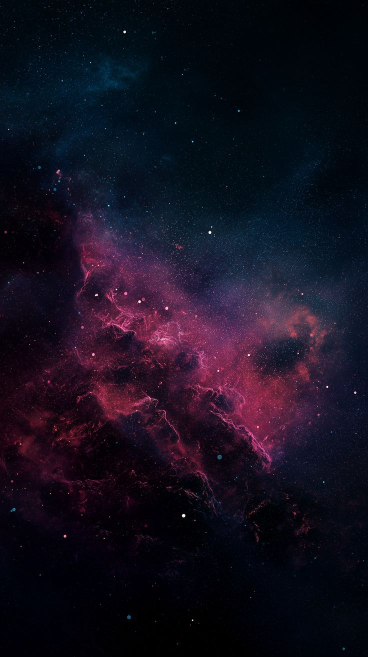
#> input picture art/sky/solara_source.jpg, 736 x 1313 px (shown at 1/2 size)
$ python make_strip.py ../../art/sky/solara_source.jpg ../../art/sky/vega_source.jpg ../../art/sky/vega_source.jpg
#> lines starting #> are read from the running program, lines starting #| are printed output that depends on the picture; after the words box and inside, x2 and y2 are one past the last pixel; in counts of white or black regions, pixels touching at a corner belong together
#!/usr/bin/env python3
"""Station room panorama: one 16:9 picture with the FRONT view on the top half and the BACK view on the bottom half
becomes one long strip [front | bridge | back | bridge] that the game scrolls around forever (scripts/rooms.gd).

The two views are separate paintings, so their edges never line up. Each join gets a BRIDGE, built the way a retoucher
would: 1) match the lighting of the two sides; 2) continue each side past its edge by MIRRORING it (a mirror image
always lines up with what it mirrors); 3) where the two mirrored continuations overlap, cut along the path where they
differ least and blend across it (fine detail blends over a few pixels, broad colour over a wide band).

usage: make_strip.py in.png out.jpg [top0 top1 bot0 bot1] [--preview joins.png]
       make_strip.py in.png out.jpg --single [--preview joins.png]     (one view, wraps onto itself)"""
import sys
import numpy as np
from PIL import Image
from scipy.ndimage import gaussian_filter, gaussian_filter1d

HH = 464        # height of the strip
BRIDGE = 160    # width of each bridge (the game knows this number: Rooms.BRIDGE)
RAMP, BAND = 360, 110

def match_light(left, right):
    """Ease the colour of both sides toward their shared average, row by row, over RAMP px."""
    l = gaussian_filter1d(left[:, -BAND:].mean(axis=1), 45, axis=0); r = gaussian_filter1d(right[:, :BAND].mean(axis=1), 45, axis=0)
    avg = (l + r) * 0.5
    gl = np.clip(avg / np.maximum(l, 8.0), 0.65, 1.5)[:, None, :]; gr = np.clip(avg / np.maximum(r, 8.0), 0.65, 1.5)[:, None, :]
    k = (np.arange(RAMP) / RAMP)[None, :, None] ** 2
    left = left.copy(); right = right.copy()
    left[:, -RAMP:] *= 1 + (gl - 1) * k
    right[:, :RAMP] *= 1 + (gr - 1) * k[:, ::-1]
    return left, right

def best_cut(a, b):
    """Top-to-bottom path through the overlap where a and b differ least (dynamic programming)."""
    cost = gaussian_filter(np.abs(a - b).sum(axis=2), 2.0)
    n = cost.shape[1]
    cost += (np.abs(np.arange(n) - n / 2) / (n / 2))[None, :] ** 2 * cost.mean() * 1.5   # prefer the middle
    acc = cost.copy(); H = cost.shape[0]
    for y in range(1, H):
        p = acc[y - 1]
        acc[y] += np.minimum(p, np.minimum(np.r_[p[0], p[:-1]], np.r_[p[1:], p[-1]]))
    path = np.zeros(H, int); path[-1] = int(np.argmin(acc[-1]))
    for y in range(H - 2, -1, -1):
        x = path[y + 1]; lo = max(0, x - 1); hi = min(n, x + 2)
        path[y] = lo + int(np.argmin(acc[y, lo:hi]))
    return path

def bridge(left, right):
    """The piece that goes between `left` and `right`."""
    a = left[:, ::-1][:, :BRIDGE]            # left, continued by its mirror image
    b = right[:, :BRIDGE][:, ::-1]           # right, continued (backwards) by its mirror image
    path = best_cut(a, b)
    mask = (np.arange(BRIDGE)[None, :] < path[:, None]).astype(np.float32)   # 1 = take a
    out = np.zeros_like(a); pa, pb = a, b
    for s in (1.0, 2.5, 6.0, 14.0):          # blend fine detail narrowly, broad colour widely
        ga = gaussian_filter(pa, (s, s, 0)); gb = gaussian_filter(pb, (s, s, 0))
        m = gaussian_filter(mask, s * 1.2)[:, :, None]
        out += (pa - ga) * m + (pb - gb) * (1 - m)
        pa, pb = ga, gb
    m = gaussian_filter(mask, 26.0)[:, :, None]
    return out + pa * m + pb * (1 - m)

src, dst = sys.argv[1], sys.argv[2]
im = Image.open(src).convert("RGB"); W, H = im.size
#> further down, im is the input picture: PIL image 736x1313 RGB; mean R, G, B 21.1, 15.8, 30.1
#> after `W, H = im.size`: W = 736; H = 1313
if "--single" in sys.argv:
    # ONE view (no front/back split): keep its full size and bridge its right edge back to its left edge
    HH = H
    one = np.asarray(im).astype(np.float32)
    a2, b2 = match_light(one, one)            # right edge eased toward the left edge's light, and the reverse
    one[:, -RAMP:] = a2[:, -RAMP:]; one[:, :RAMP] = b2[:, :RAMP]
    strip = np.concatenate([one, bridge(one, one)], axis=1)
    joins = (W + BRIDGE // 2,)
else:
    if len(sys.argv) >= 7 and sys.argv[3].isdigit(): t0, t1, b0, b1 = [int(v) for v in sys.argv[3:7]]
    else: t0, t1, b0, b1 = 0, H // 2 - 6, H // 2 + 6, H
#> t0 = 0; t1 = 650; b0 = 662; b1 = 1313
    front = np.asarray(im.crop((0, t0, W, t1)).resize((W, HH), Image.LANCZOS)).astype(np.float32)
    back = np.asarray(im.crop((0, b0, W, b1)).resize((W, HH), Image.LANCZOS)).astype(np.float32)
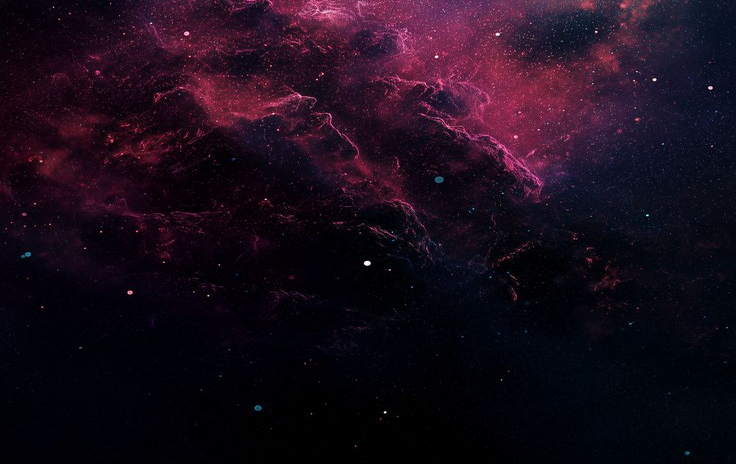
#> back: shape (464, 736, 3) float32; mean R, G, B 25.9, 11.9, 25.7
    front, back = match_light(front, back)       # the join in the middle
#> in match_light, `l = gaussian_filter1d(left[:, -BAND:].mean(axis=1), 45, axis=0)`: l = 464 rows, first 8: [0.205, 3.89, 8.86], [0.205, 3.89, 8.87], [0.205, 3.89, 8.87], [0.206, 3.89, 8.87], [0.206, 3.9, 8.87], [0.207, 3.9, 8.88], [0.207, 3.9, 8.88], [0.208, 3.91, 8.89]
#> in match_light, `r = gaussian_filter1d(right[:, :BAND].mean(axis=1), 45, axis=0)`: r = 464 rows, first 8: [19, 5.48, 17.37], [19, 5.48, 17.37], [19.01, 5.48, 17.38], [19.03, 5.49, 17.38], [19.05, 5.49, 17.39], [19.07, 5.49, 17.4], [19.1, 5.5, 17.41], [19.13, 5.5, 17.42]
#> in match_light, `avg = (l + r) * 0.5`: avg = 464 rows, first 8: [9.6, 4.69, 13.12], [9.6, 4.69, 13.12], [9.61, 4.69, 13.12], [9.62, 4.69, 13.13], [9.63, 4.69, 13.13], [9.64, 4.7, 13.14], [9.65, 4.7, 13.14], [9.67, 4.71, 13.15]
#> in match_light, `gl = np.clip(avg / np.maximum(l, 8.0), 0.65, 1.5)[:, None, :]`: gl = 464 rows, first 8: [1.2, 0.65, 1.48], [1.2, 0.65, 1.48], [1.2, 0.65, 1.48], [1.2, 0.65, 1.48], [1.2, 0.65, 1.48], [1.2, 0.65, 1.48], [1.21, 0.65, 1.48], [1.21, 0.65, 1.48]
#> in match_light, `gr = np.clip(avg / np.maximum(r, 8.0), 0.65, 1.5)[:, None, :]`: gr = 464 rows, first 8: [0.65, 0.65, 0.755], [0.65, 0.65, 0.755], [0.65, 0.65, 0.755], [0.65, 0.65, 0.755], [0.65, 0.65, 0.755], [0.65, 0.65, 0.755], [0.65, 0.65, 0.755], [0.65, 0.65, 0.755]
    back, front = match_light(back, front)       # the join at the wrap
#> in match_light (call 2), `l = gaussian_filter1d(left[:, -BAND:].mean(axis=1), 45, axis=0)`: l = 464 rows, first 8: [32.85, 29.34, 49.78], [32.85, 29.33, 49.78], [32.84, 29.33, 49.77], [32.84, 29.32, 49.77], [32.82, 29.31, 49.76], [32.81, 29.3, 49.75], [32.79, 29.28, 49.74], [32.77, 29.26, 49.72]
#> in match_light (call 2), `r = gaussian_filter1d(right[:, :BAND].mean(axis=1), 45, axis=0)`: r = 464 rows, first 8: [1.94, 10.15, 17.96], [1.94, 10.15, 17.96], [1.94, 10.15, 17.96], [1.94, 10.15, 17.97], [1.94, 10.16, 17.98], [1.94, 10.17, 17.99], [1.94, 10.17, 18.01], [1.94, 10.18, 18.02]
#> in match_light (call 2), `avg = (l + r) * 0.5`: avg = 464 rows, first 8: [17.4, 19.74, 33.87], [17.39, 19.74, 33.87], [17.39, 19.74, 33.87], [17.39, 19.74, 33.87], [17.38, 19.74, 33.87], [17.38, 19.73, 33.87], [17.37, 19.73, 33.87], [17.36, 19.72, 33.87]
#> in match_light (call 2), `gl = np.clip(avg / np.maximum(l, 8.0), 0.65, 1.5)[:, None, :]`: gl = 464 rows, first 8: [0.65, 0.673, 0.68], [0.65, 0.673, 0.68], [0.65, 0.673, 0.68], [0.65, 0.673, 0.681], [0.65, 0.673, 0.681], [0.65, 0.674, 0.681], [0.65, 0.674, 0.681], [0.65, 0.674, 0.681]
#> in match_light (call 2), `gr = np.clip(avg / np.maximum(r, 8.0), 0.65, 1.5)[:, None, :]`: gr = 464 rows, first 8: [1.5, 1.5, 1.5], [1.5, 1.5, 1.5], [1.5, 1.5, 1.5], [1.5, 1.5, 1.5], [1.5, 1.5, 1.5], [1.5, 1.5, 1.5], [1.5, 1.5, 1.5], [1.5, 1.5, 1.5]
    strip = np.concatenate([front, bridge(front, back), back, bridge(back, front)], axis=1)
#> after the loop in best_cut, `for y in range(1, H):`:
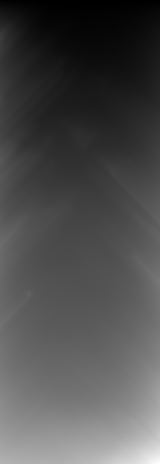
#> acc: shape (464, 160) float32; min 13.72, max 23053.7, mean 7084.5; drawn with min black and max white
#> after the loop in best_cut, `for y in range(H - 2, -1, -1):`: path = 464 values, max 97 at index 62, min 27 at index 428, mean 67.54
#> in bridge, `mask = (np.arange(BRIDGE)[None, :] < path[:, None]).astype(np.float32)`:
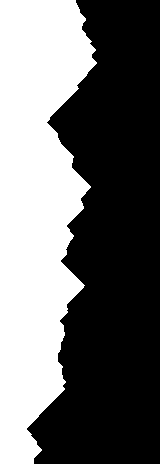
#> mask: shape (464, 160) float32; values 0 (black) and 1 (white), 42.2% white; 1 white region, box (x1, y1, x2, y2) and area: (0, 0, 97, 464) 31337
#> after the loop in best_cut (call 2), `for y in range(1, H):`:
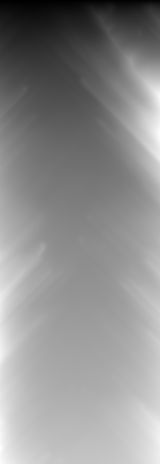
#> acc: shape (464, 160) float32; min 44.3, max 11686.7, mean 6510.8; drawn with min black and max white
#> after the loop in best_cut (call 2), `for y in range(H - 2, -1, -1):`: path = 464 values, max 94 at index 175, min 23 at index 36, mean 69.08
#> in bridge (call 2), `mask = (np.arange(BRIDGE)[None, :] < path[:, None]).astype(np.float32)`: mask: shape (464, 160) float32; values 0 (black) and 1 (white), 43.2% white; 1 white region, box (x1, y1, x2, y2) and area: (0, 0, 94, 464) 32051
#> after the loop in bridge (call 2), `for s in (1.0, 2.5, 6.0, 14.0):`:
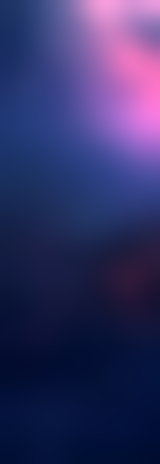
#> pa: shape (464, 160, 3) float32; mean of channels 0, 1, 2 14.2, 13.8, 27.8; drawn with min black and max white
#> after the loop in bridge (call 2), `for s in (1.0, 2.5, 6.0, 14.0):`:
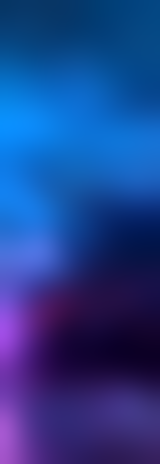
#> pb: shape (464, 160, 3) float32; mean of channels 0, 1, 2 7.4, 12.9, 26.6; drawn with min black and max white
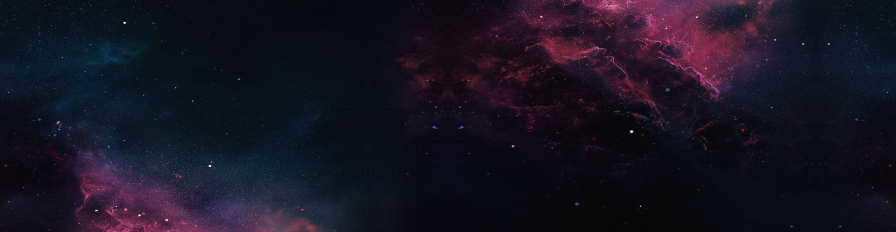
#> strip: shape (464, 1792, 3) float32 (shown at 1/2 size); mean of channels 0, 1, 2 16.9, 13.8, 27.6; drawn with min black and max white
    joins = (W + BRIDGE // 2, 2 * W + BRIDGE + BRIDGE // 2)
#> joins = (816, 1712)
out = np.clip(strip, 0, 255).astype(np.uint8)
#> out: shape (464, 1792, 3)
Image.fromarray(out).save(dst, quality=88)
print(dst, out.shape[1], out.shape[0])
#| ../../art/sky/vega_source.jpg 1792 464
if "--preview" in sys.argv:   # the two joins, cut out, to check by eye
    cut = [np.roll(out, 420 - c, axis=1)[:, :840] for c in joins]
    cut.append(cut[0])
    Image.fromarray(np.concatenate([cut[0], np.zeros((8, 840, 3), np.uint8), cut[1]], 0)).save(sys.argv[sys.argv.index("--preview") + 1])
